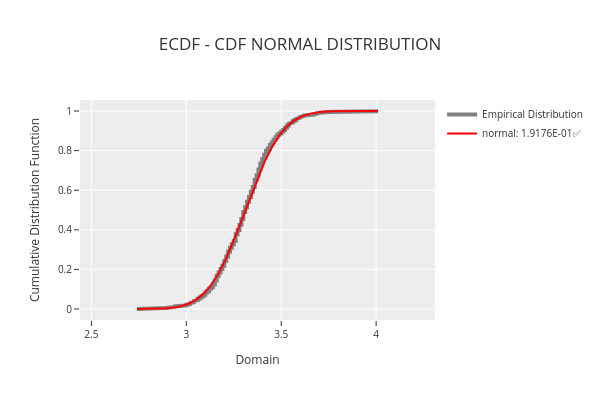

Notebook cell for this chart:
### Markdown cell above
**Plot the ECDF to visualize how closely the dataset values follow a `id_distribution`**

### Code cell
phi.plot_ecdf_distribution("normal")

### Figure 1 — Plotly figure (JSON) as saved in the notebook; plotly's stock layout.template omitted (floating-point values rounded to 4 significant figures; data arrays with more than 128 entries replaced by an {"elided": "..."} marker saying what was removed)
{"data": [{"line": {"color": "rgba(128,128,128,1)", "width": 4}, "mode": "lines", "name": "Empirical Distribution", "showlegend": true, "type": "scatter", "x": {"elided": "176 float values"}, "y": {"elided": "177 float values"}}, {"line": {"color": "rgba(255,0,0,1)", "width": 2}, "mode": "lines", "name": "normal: 1.9176E-01✅", "type": "scatter", "x": {"elided": "1000 float values"}, "y": {"elided": "1000 float values"}}], "layout": {"height": 400, "legend": {"font": {"size": 10}, "orientation": "v", "title": {"font": {"size": 10}}, "xanchor": "left", "y": 1, "yanchor": "auto"}, "title": {"text": "ECDF - CDF NORMAL DISTRIBUTION"}, "width": 600, "xaxis": {"range": [2.44, 4.31], "tickfont": {"size": 10}, "title": {"font": {"size": 12}, "text": "Domain"}}, "yaxis": {"tickfont": {"size": 10}, "title": {"font": {"size": 12}, "text": "Cumulative Distribution Function"}}}}
